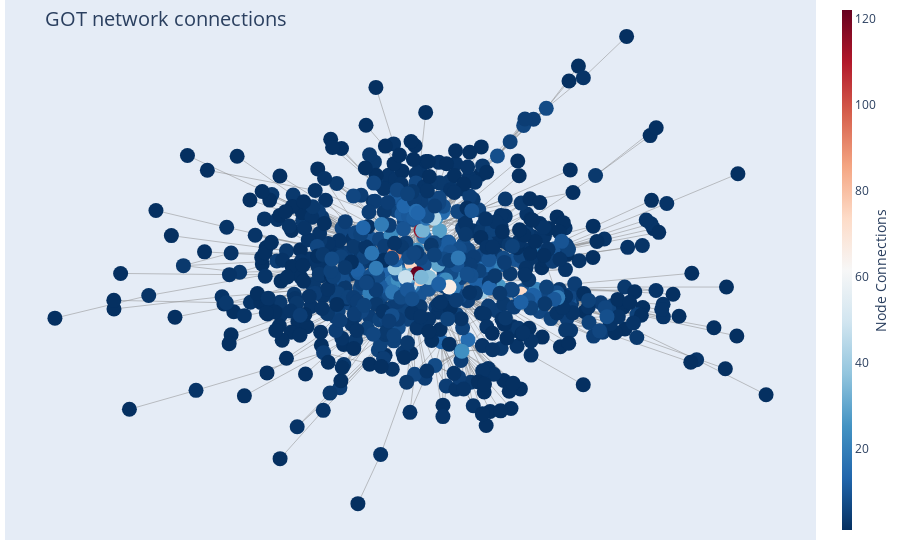

The cell this chart's notebook holds for it:
### Markdown cell above
#### Let's draw the first graph for all the data

### Code cell
draw_plotly_network_graph(Graph_obj = G, filter = None, filter_nodesbydegree = None )

## Will take sometime to run this cell

### Figure 1 — Plotly figure (JSON) as saved in the notebook; plotly's stock layout.template omitted (floating-point values rounded to 4 significant figures; data arrays with more than 128 entries replaced by an {"elided": "..."} marker saying what was removed)
{"data": [{"hoverinfo": "none", "line": {"color": "#888", "width": 0.5}, "mode": "lines", "type": "scatter", "x": {"elided": "8469 float values"}, "y": {"elided": "8469 float values"}}, {"hoverinfo": "text", "marker": {"color": {"elided": "796 int values"}, "colorbar": {"thickness": 10, "title": {"side": "right", "text": "Node Connections"}, "xanchor": "left"}, "colorscale": [[0, "rgb(103,0,31)"], [0.1, "rgb(178,24,43)"], [0.2, "rgb(214,96,77)"], [0.3, "rgb(244,165,130)"], [0.4, "rgb(253,219,199)"], [0.5, "rgb(247,247,247)"], [0.6, "rgb(209,229,240)"], [0.7, "rgb(146,197,222)"], [0.8, "rgb(67,147,195)"], [0.9, "rgb(33,102,172)"], [1, "rgb(5,48,97)"]], "line": {"width": 0}, "reversescale": true, "showscale": true, "size": 15}, "mode": "markers", "text": {"elided": "796 str values"}, "type": "scatter", "x": {"elided": "796 float values"}, "y": {"elided": "796 float values"}}], "layout": {"annotations": [{"showarrow": false, "text": "", "xref": "paper", "yref": "paper"}], "hovermode": "closest", "margin": {"b": 20, "l": 5, "r": 5, "t": 0}, "showlegend": false, "title": {"font": {"size": 20}, "text": "<br>GOT network connections"}, "xaxis": {"showgrid": false, "showticklabels": false, "zeroline": false}, "yaxis": {"showgrid": false, "showticklabels": false, "zeroline": false}}}
